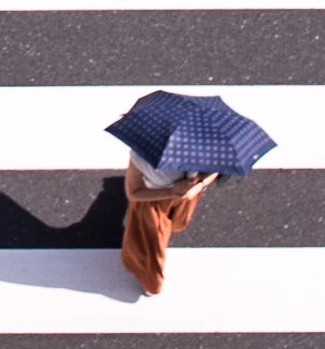
#> input picture umbrella.jpg, 325 x 349 px; the run also reads 2 pictures not shown here
$ jupyter execute --allow-errors cv_ex3.ipynb
#> lines starting #> are read from the running program, lines starting #| are printed output that depends on the picture
[cell 1]
import numpy as np
import cv2
import matplotlib.pyplot as plt
from datetime import datetime
plt.rcParams['figure.figsize'] = [16, 8]

[cell 2]
img = cv2.imread('umbrella.jpg',0)
#> img: shape (349, 325); min 6, max 255, mean 152.1
plt.imshow(img,'gray')

[cell 3]
def translateImg(img,dx,dy):
    i_index = np.zeros(img.shape)
    j_index = np.zeros(img.shape)

    for i in range(img.shape[0]):
        for j in range(img.shape[1]):
            i_index[i,j] = i
            j_index[i,j] = j

    index_mat = np.zeros((img.shape[0],img.shape[1],3))
    index_mat[:,:,0] = i_index
    index_mat[:,:,1] = j_index
    index_mat[:,:,2] = np.full(img.shape,1)
    index_mat = np.reshape(index_mat,(img.shape[0]*img.shape[1],3))

    trans_mat = np.array([[1,0,0],[0,1,0],[-dy,-dx,1]])
    trans_index = np.reshape(index_mat.dot(trans_mat),(img.shape[0],img.shape[1],3)).astype('int')
    trans_img = np.zeros(img.shape,dtype=int)
    for i in range(img.shape[0]):
        for j in range(img.shape[1]):
            n_i = trans_index[i,j,0]
            n_j = trans_index[i,j,1]
            if(n_i < 0) or (n_i > img.shape[0]-1):
                trans_img[i,j] = 0
            elif(n_j < 0) or (n_j > img.shape[1]-1):
                trans_img[i,j] = 0
            else:
                trans_img[i,j] = img[n_i,n_j]
    return trans_img

[cell 4]
plt.imshow(translateImg(img,50,-30),'gray')

[cell 5]
def rotateImg(img, theta, mode):
    w = nw = img.shape[1]
    h =nh = img.shape[0]
    rot_mat = np.array([[np.cos(theta),np.sin(theta),0],[-np.sin(theta),np.cos(theta),0],[0,0,1]])
    if mode == 'full':
        # calculate image size after rotation
        tl = np.round(np.array([[-h/2,-w/2,1]]).dot(rot_mat)).astype(int)
        tr = np.round(np.array([[-h/2,w/2,1]])).dot(rot_mat).astype(int)
        bl = np.round(np.array([[h/2,-w/2,1]]).dot(rot_mat)).astype(int)
        br = np.round(np.array([[h/2,w/2,1]]).dot(rot_mat)).astype(int)
        nh = np.max([tl[0,0],tr[0,0],bl[0,0],br[0,0]])*2
        nw = np.max([tl[0,1],tr[0,1],bl[0,1],br[0,1]])*2
    elif mode != 'same':
        print('Modes: "full", "Same"')
        return -1

    # create matrix indexes of the original image where the center pixel is [0,0] and to the left and up are negative values
    # ex: [[(-1,-1),(-1,0),(-1,1)],
    #      [(0 ,-1),(0 ,0),(0 ,1)],
    #      [(1 ,-1),(1 ,0),(1 ,1)]]
    i_index = np.zeros((nh,nw))
    j_index = np.zeros((nh,nw))
    for i in range(nh):
        for j in range(nw):
            i_index[i,j] = i-int(nh/2)
            j_index[i,j] = j-int(nw/2)
    index_mat = np.zeros((nh,nw,3))
    index_mat[:,:,0] = i_index
    index_mat[:,:,1] = j_index
    index_mat[:,:,2] = np.full((nh,nw),1)
    index_mat = np.reshape(index_mat,(nw*nh,3))

    # create matrix indexes of the rotated image where the center pixel is still [0,0] but other values are rotated
    rot_index = np.reshape(index_mat.dot(np.linalg.inv(rot_mat)),(nh,nw,3)).astype('int')
    # create the rotated images where rot_img[i,j] = rot_index[i+h/2,j+w/2] (to get back to regular coordinate system)
    rot_img = np.zeros((nh,nw),dtype=int)
    for i in range(nh):
        for j in range(nw):
            n_i = rot_index[i,j,0]+int(h/2)
            n_j = rot_index[i,j,1]+int(w/2)
            if(n_i < 0) or (n_i >h-1):
                rot_img[i,j] = 0
            elif(n_j < 0) or (n_j > w-1):
                rot_img[i,j] = 0
            else:
                rot_img[i,j] = img[n_i,n_j]
    return rot_img

[cell 6]
rotated_image = rotateImg(img,45,'same')
plt.imshow(rotated_image,'gray')

[cell 7]
rotated_image = rotateImg(img,130,'full')
#> call 2 of rotateImg, with theta = 130, mode = 'full'
#> after the loop in rotateImg (call 2), `for i in range(nh):`:
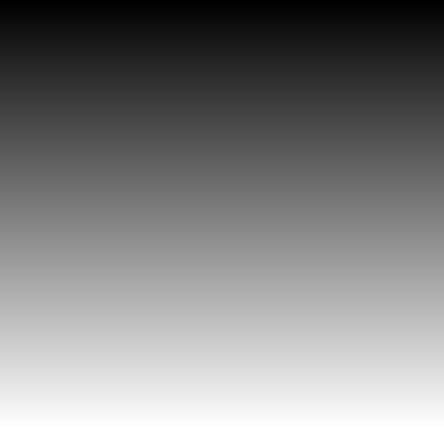
#> i_index: shape (428, 444) float64; min -214, max 213, mean -0.5; drawn with min black and max white
#> after the loop in rotateImg (call 2), `for i in range(nh):`:
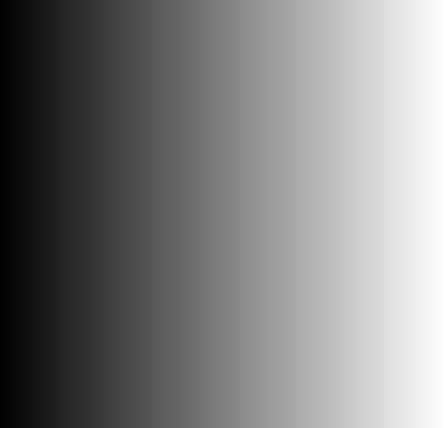
#> j_index: shape (428, 444) float64; min -222, max 221, mean -0.5; drawn with min black and max white
#> after the loop in rotateImg (call 2), `for i in range(nh):`:
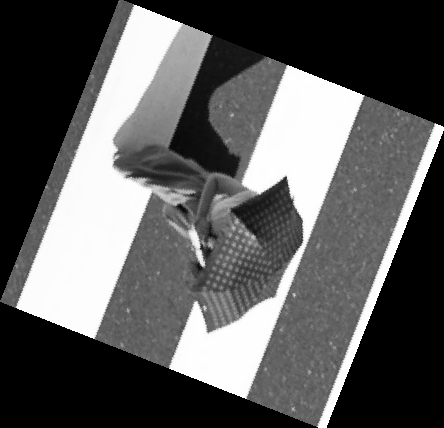
#> rot_img: shape (428, 444) int64; min 0, max 255, mean 91.2
plt.imshow(rotated_image,'gray')

[cell 8]
# def findTranslation(img):

[cell 9]
img = cv2.imread('umbrella.jpg',0)
img2 = translateImg(img,20,40)
#> call 2 of translateImg, with dx = 20, dy = 40
#> after the loop in translateImg (call 2), `for i in range(img.shape[0]):`:
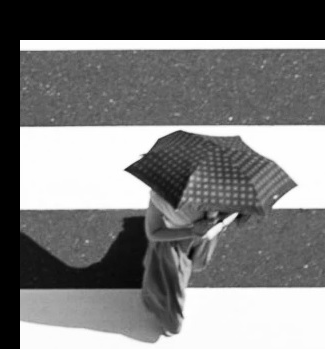
#> trans_img: shape (349, 325) int64; min 0, max 255, mean 121.1
h,w = img.shape[:2]
#> h = 349; w = 325
min_error = error = np.inf
best = (0,0)

# for u in range(-h+1,h,100):
#     for v in range(-w+1,w,100):
for u in range(0,50,10):
    for v in range(0,50,10):
        tl = (np.max([u,0]),np.max([v,0]))
        br = (np.min([h+u-1,h-1]),np.max([w+v-1,w-1]))
        sub_size = (br[0]-tl[0])*(br[1]-tl[1])
        trans = translateImg(img,u,v)
        error = np.sum(((trans[tl[0]:br[0],tl[1]:br[1]]-img2[tl[0]:br[0],tl[1]:br[1]])**2))/sub_size
        if error < min_error:
            min_error = error
            best = (u,v)
#> after the loop, best = (20, 40); min_error = 0
print(best)
#| (20, 40)

[cell 10]
def lucas_kanade_np(im1, im2, win=2):
    assert im1.shape == im2.shape
    I_x = np.zeros(im1.shape)
    I_y = np.zeros(im1.shape)
    I_t = np.zeros(im1.shape)
    I_x[1:-1, 1:-1] = (im1[1:-1, 2:] - im1[1:-1, :-2]) / 2
    I_y[1:-1, 1:-1] = (im1[2:, 1:-1] - im1[:-2, 1:-1]) / 2
    I_t[1:-1, 1:-1] = im1[1:-1, 1:-1] - im2[1:-1, 1:-1]
    params = np.zeros(im1.shape + (5,)) #Ix2, Iy2, Ixy, Ixt, Iyt
    params[..., 0] = I_x * I_x # I_x2
    params[..., 1] = I_y * I_y # I_y2
    params[..., 2] = I_x * I_y # I_xy
    params[..., 3] = I_x * I_t # I_xt
    params[..., 4] = I_y * I_t # I_yt
    del I_x, I_y, I_t
    cum_params = np.cumsum(np.cumsum(params, axis=0), axis=1)
    del params
    win_params = (cum_params[2 * win + 1:, 2 * win + 1:] -
                  cum_params[2 * win + 1:, :-1 - 2 * win] -
                  cum_params[:-1 - 2 * win, 2 * win + 1:] +
                  cum_params[:-1 - 2 * win, :-1 - 2 * win])
    del cum_params
    op_flow = np.zeros(im1.shape + (2,))
    det = win_params[...,0] * win_params[..., 1] - win_params[..., 2] **2
    op_flow_x = np.where(det != 0,
                         (win_params[..., 1] * win_params[..., 3] -
                          win_params[..., 2] * win_params[..., 4]) / det,
                         0)
    op_flow_y = np.where(det != 0,
                         (win_params[..., 0] * win_params[..., 4] -
                          win_params[..., 2] * win_params[..., 3]) / det,
                         0)
    op_flow[win + 1: -1 - win, win + 1: -1 - win, 0] = op_flow_x[:-1, :-1]
    op_flow[win + 1: -1 - win, win + 1: -1 - win, 1] = op_flow_y[:-1, :-1]
    return op_flow

[cell 11]
cars1 = cv2.imread('cars1.jpg',0)
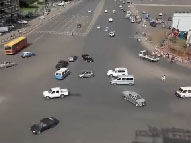
#> input picture cars1.jpg, 191 x 143 px
#> cars1: shape (143, 191); min 0, max 255, mean 114.2
cars2 = cv2.imread('cars2.jpg',0)
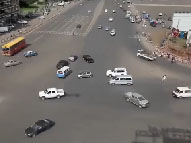
#> input picture cars2.jpg, 191 x 143 px
#> cars2: shape (143, 191); min 1, max 255, mean 114.3
res = lucas_kanade_np(cars1,cars2)
vector_img = cars1
for i in range(0,cars1.shape[0],5):
    for j in range(0,cars1.shape[1],5):
        vector_img = cv2.arrowedLine(vector_img,(i,j),(i+int(res[i,j,0]),j+int(res[i,j,1])),0)
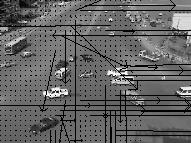
#> vector_img: shape (143, 191); min 0, max 255, mean 100.4
plt.imshow(res[:,:,1],'gray')

# Image Pyramids

[cell 12]
def gauss_row(size):
    arr = np.array([1,1])
    ker = np.array([1,1])
    for i in range(size-2):
        arr = np.convolve(arr,ker)
    return arr/np.sum(arr)

def reduce(img, filter_size):
    ker = gauss_row(filter_size)
    h,w = img.shape[:2]
    res = np.zeros((int(h/2),int(w/2)))
    blurred = cv2.filter2D(img,-1,ker)
    blurred = np.transpose(blurred)
    blurred = cv2.filter2D(blurred,-1,ker)
    blurred = np.transpose(blurred)
    for i in range(int(h/2)):
        for j in range(int(w/2)):
            res[i,j] = blurred[i*2,j*2]
    return res

def expand(img, filter_size):
    ker = 2*gauss_row(filter_size)
    h,w = img.shape[:2]
    res = np.zeros((h*2,w*2))
    for i in range(h):
        for j in range(w):
            res[i*2,j*2] = img[i,j]
    res = cv2.filter2D(res,-1,ker)
    res = np.transpose(res)
    res = cv2.filter2D(res,-1,ker)
    res = np.transpose(res)
    return res

[cell 13]
# def GaussianPyramid(im:np.ndarray, maxLevels:int, filterSize:int)->(list[np.ndarray],np.ndarray):
def GaussianPyramid(im:np.ndarray, maxLevels:int, filterSize:int):
    pyramids = []
    pyramids.append(im)
    ker = gauss_row(filterSize)
    for i in range(maxLevels):
        h,w = pyramids[i].shape[:2]
        if(h/2 >= 16):
            temp = reduce(pyramids[i],filterSize)
            pyramids.append(temp)
        else:
            return pyramids,ker
    return pyramids,ker

# def LaplacianPyramid(im, maxLevels, filterSize)->(list[np.ndarray],np.ndarray)
def LaplacianPyramid(im, maxLevels, filterSize):
    pyramids = []
    gauss_pyr,ker = GaussianPyramid(im,maxLevels,filterSize)
    for i in range(maxLevels-1):
        temp = expand(gauss_pyr[i+1],filterSize)
        temp = gauss_pyr[i] - temp
        pyramids.append(temp)
    pyramids.append(gauss_pyr[maxLevels-1])
    return pyramids, ker

[cell 14]
# def LaplacianToImage(lpyr:List[np.ndarray],filter:np.ndarray)->np.ndarray:
def LaplacianToImage(lpyr,filt)->np.ndarray:
    maxLevels = len(lpyr)
    res = lpyr[maxLevels-1]
    for i in range(1,maxLevels):
        res = expand(res,filt.shape[0]) + lpyr[maxLevels-i-1]
    return res

[cell 15]
img = cv2.imread('road.jpg',0)
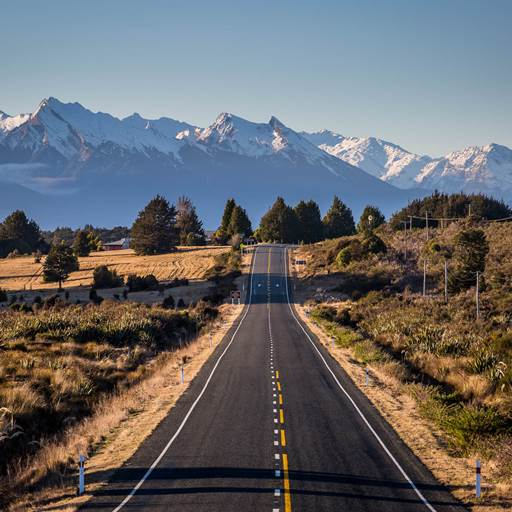
#> input picture road.jpg, 512 x 512 px
#> img: shape (512, 512); min 0, max 255, mean 104.2
filterSize = 3
maxLevels = 5
pyr,_ = GaussianPyramid(img,maxLevels,filterSize)
#> the loop in GaussianPyramid, `for i in range(maxLevels):` made 5 passes
#> pass 1, in reduce, `blurred = np.transpose(blurred)`:
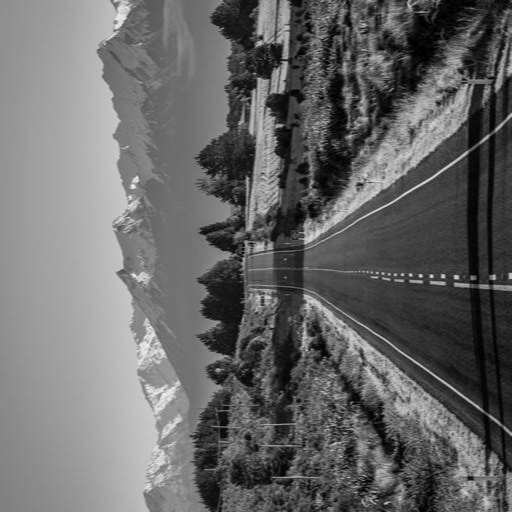
#> blurred: shape (512, 512); min 0, max 246, mean 104.2
#> after the loop in GaussianPyramid, `for i in range(maxLevels):`: pyramids = 6 items
#> pyr = 6 items
pyr2,ker = LaplacianPyramid(img,maxLevels,filterSize)
#> in LaplacianPyramid, `gauss_pyr,ker = GaussianPyramid(im,maxLevels,filterSize)`: ker = [0.25, 0.5, 0.25]
#> the loop in LaplacianPyramid, `for i in range(maxLevels-1):` made 4 passes
#> pass 2, in LaplacianPyramid, `temp = gauss_pyr[i] - temp`:
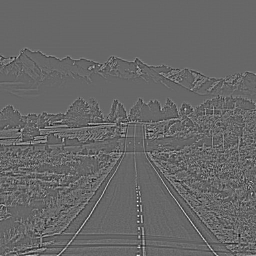
#> temp: shape (256, 256) float64; min -74.5, max 109.4, mean 0; drawn with min black and max white
#> after the loop in LaplacianPyramid, `for i in range(maxLevels-1):`: pyramids = 4 items
#> pyr2 = 5 items; ker = [0.25, 0.5, 0.25]
l2i = LaplacianToImage(pyr2,ker)
#> in LaplacianToImage, `maxLevels = len(lpyr)`: maxLevels = 5
plt.imshow(l2i,'gray')

[cell 16]
def renderPyramid(pyr)->np.ndarray:
    w = 0
    h = pyr[0].shape[0]
    for im in pyr:
        w += im.shape[0]
    res = np.zeros((h,w))
    start = 0
    for j in range(len(pyr)):
        curr = pyr[j]
        size = curr.shape[0]
        res[0:size,start:start+size] = curr
        start += size
    return res

def displayPyramid(pyr)->None:
    plt.imshow(renderPyramid(pyr),'gray')

[cell 17]
img = cv2.imread('road.jpg',0)
filterSize = 3
maxLevels = 6
pyr,_ = GaussianPyramid(img,maxLevels,filterSize)
# pyr2,ker = LaplacianPyramid(img,maxLevels,filterSize)
displayPyramid(pyr)
#> the loop in renderPyramid, `for im in pyr:` made 6 passes
#> w on passes 1 to 6: 512, 768, 896, 960, 992, 1008
#> after the loop in renderPyramid, `for im in pyr:`: w = 1008
#> the loop in renderPyramid, `for j in range(len(pyr)):` made 6 passes
#> (size, start) on passes 1 to 6: (512, 512), (256, 768), (128, 896), (64, 960), (32, 992), (16, 1008)

[cell 18]
def pyramidBlending(im1:np.ndarray, im2:np.ndarray, mask:np.ndarray, maxLevels:int, filterSizeIm:int, filterSizeMask:int)->np.ndarray:
    l1,ker = LaplacianPyramid(im1,maxLevels,filterSizeIm)
    l2,_ = LaplacianPyramid(im2,maxLevels,filterSizeIm)
    gm,_ = GaussianPyramid(mask,maxLevels,filterSizeMask)
    maxLevels = len(l1)
    lout = []
    for k in range(maxLevels):
        res = gm[k]*l1[k]+(1-gm[k])*l2[k]
        lout.append(res)
    return LaplacianToImage(lout,ker)

def pyramidBlendingRGB(im1:np.ndarray, im2:np.ndarray, mask:np.ndarray, maxLevels:int, filterSizeIm:int, filterSizeMask:int)->np.ndarray:
    rblend = pyramidBlending(im1[:,:,0],im2[:,:,0],mask,maxLevels,filterSizeIm,filterSizeMask)
    gblend = pyramidBlending(im1[:,:,1],im2[:,:,1],mask,maxLevels,filterSizeIm,filterSizeMask)
    bblend = pyramidBlending(im1[:,:,2],im2[:,:,2],mask,maxLevels,filterSizeIm,filterSizeMask)
    res = np.zeros(im1.shape)
    res[:,:,0] = rblend/255
    res[:,:,1] = gblend/255
    res[:,:,2] = bblend/255
    return res

[cell 19]
dude1 = cv2.imread('dude1.png')
dude1 = cv2.cvtColor(dude1,cv2.COLOR_BGR2RGB)
dude2 = cv2.imread('dude2.png')
dude2 = cv2.cvtColor(dude2,cv2.COLOR_BGR2RGB)
#> (the rest of this cell did not finish here and is left out)

[cell 20]
# blendingExample1.py
dude1 = cv2.imread('dude1.png')
dude2 = cv2.imread('dude2.png')
mask = (cv2.imread('mask.png',0))
#> (the rest of this cell did not finish here and is left out)

[cell 21]
# blendingExample2.py
robot = cv2.imread('robot.png')
beach = cv2.imread('beach.png')
mask = (cv2.imread('mask2.png',0))
#> (the rest of this cell did not finish here and is left out)

[cell 22]
# blendingExample2.py
shark = cv2.imread('shark.png')
pool = cv2.imread('pool.png')
mask = (cv2.imread('mask3.png',0))
#> (the rest of this cell did not finish here and is left out)

[cell 23]
def xGrad(img):
    ker = np.array([-1,0,1])
    res = np.transpose(img)
    res = cv2.filter2D(res, -1, ker)
    res = np.transpose(res)
    return res

def yGrad(img):
    ker = np.array([-1,0,1])
    res = cv2.filter2D(img, -1, ker)
    return res

def tGrad(i1,i2):
    return i1-i2

[cell 24]
i1 = cv2.imread('cars1.jpg',0)
i2 = cv2.imread('cars2.jpg',0)

window_size = 3
u = np.zeros(i1.shape)
v = np.zeros(i1.shape)

xg = xGrad(i1)
yg = yGrad(i1)

for i in range(0,i1.shape[0]-window_size,window_size):
    for j in range(0,i1.shape[1]-window_size,window_size):
        mat1 = i1[i:i+window_size,j:j+window_size]
        mat2 = i2[i:i+window_size,j:j+window_size]
        ix = xg[i:i+window_size,j:j+window_size]
        iy = yg[i:i+window_size,j:j+window_size]
        it = i1[i:i+window_size,j:j+window_size]-i2[i:i+window_size,j:j+window_size]
        A = np.zeros((window_size**2,2))
        b = np.zeros((window_size**2,1))
        for k in range(window_size**2):
            y = int(k/window_size)
            x = k%window_size
            A[k,0] = ix[y,x]
            A[k,1] = iy[y,x]
            b[k,0] = it[y,x]
        det = np.linalg.det(np.transpose(A).dot(A))
        if det != 0:
            vec = np.linalg.inv(np.transpose(A).dot(A)).dot(np.transpose(A)).dot(b)
            u[i,j] = vec[0]
            v[i,j] = vec[1]

# [4 lines of commented-out code are left out]
